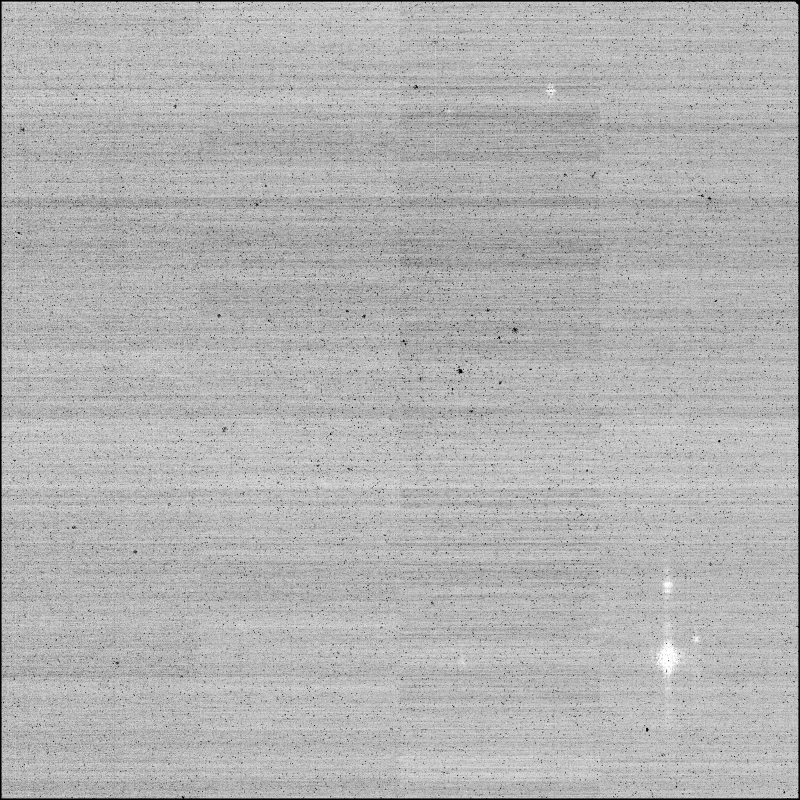
#> input picture pipeline/analysis_ready/jw01189012001_03104_00001_nrcalong_rate.fits/0.jpg, 1600 x 1600 px (shown at 1/2 size)
$ python annotator.py analysis_ready/jw01189012001_03104_00001_nrcalong_rate.fits/0.jpg analysis_ready/jw01189012001_03104_00001_nrcalong_rate.fits/1.jpg
#> lines starting #> are read from the running program, lines starting #| are printed output that depends on the picture
"""
annotator.py - Deterministic region-of-interest detection + red-box annotation.
No AI required (works before Vision API arrives): sliding-window structure score,
non-max suppression, relative-coordinate boxes. The SAME relative box is applied to
the FITS render and to the official MAST preview JPEG (approximate mapping).
The stored fractions are the annotation "memory" the future Vision step will refine.
"""
from __future__ import annotations

import os
from pathlib import Path

import numpy as np
from PIL import Image, ImageDraw


def _windows(h, w, win):
    step = max(win // 2, 1)
    margin = win // 2  # skip detector edge artifacts: keep windows off the borders
    y0, x0 = (margin if h > win + margin else 0), (margin if w > win + margin else 0)
    ys = range(y0, max(h - win - margin, y0) + 1, step) or range(0, max(h - win, 1) + 1, step)
    xs = range(x0, max(w - win - margin, x0) + 1, step) or range(0, max(w - win, 1) + 1, step)
    for y in ys:
        for x in xs:
            yield y, x


def find_regions(img8, n_regions=1, win=96, pad=0.35):
    """img8: 2-D uint8 (the stretched render). Score = per-window std (structure proxy).
    Returns regions with absolute px + relative fractions (fractions are what we store)."""
    h, w = img8.shape
    win = max(8, min(win, h // 2 or 1, w // 2 or 1))
    cands = []
    for y, x in _windows(h, w, win):
        patch = img8[y:y + win, x:x + win].astype(np.float32)
        cands.append((float(patch.std()), x, y))
    cands.sort(reverse=True)
    regions = []
    for s, x, y in cands:
        if all(abs(x - cx) > win and abs(y - cy) > win for _, cx, cy in regions):
            regions.append((s, x, y))
        if len(regions) >= n_regions:
            break
    out = []
    for s, x, y in regions:
        d = int(win * pad)
        x0, y0 = max(0, x - d), max(0, y - d)
        x1, y1 = min(w, x + win + d), min(h, y + win + d)
        out.append({"x0": int(x0), "y0": int(y0), "x1": int(x1), "y1": int(y1),
                    "fx0": round(x0 / w, 4), "fy0": round(y0 / h, 4),
                    "fx1": round(x1 / w, 4), "fy1": round(y1 / h, 4),
                    "score": round(s, 2)})
    return out


def score_image(img8, regions):
    """Deterministic interestingness score (no AI): structure std of best region +
    global contrast. Replaced by Vision-model scoring once the API is connected."""
    g = float(np.asarray(img8, dtype=np.float32).std())
    r = regions[0]["score"] if regions else 0.0
    return round(0.7 * r + 0.3 * g, 2)


def annotate(src_png, region, out_png, color=(255, 45, 45), width=6, label=None):
    """Draw the red box at the region's RELATIVE coordinates on any image that shares
    the same frame (FITS render or official preview JPEG). Returns artifact info."""
    im = Image.open(src_png).convert("RGB")
    d = ImageDraw.Draw(im)
    W, H = im.size
    box = [region["fx0"] * W, region["fy0"] * H, region["fx1"] * W, region["fy1"] * H]
    for k in range(width):
        d.rectangle([box[0] - k, box[1] - k, box[2] + k, box[3] + k], outline=color)
    if label:
        d.text((box[0] + 8, max(2, box[1] - 14)), label, fill=(255, 235, 120))
    im.save(out_png, optimize=True)
    return {"png": str(out_png), "bytes": os.path.getsize(out_png),
            "dims": [int(W), int(H)]}


if __name__ == "__main__":
    import sys, json
    im = Image.open(sys.argv[1]).convert("L")
    arr = np.asarray(im)
    regs = find_regions(arr)
#> the loop in find_regions, `for y, x in _windows(h, w, win):` made 900 passes
#> pass 1, in find_regions, `patch = img8[y:y + win, x:x + win].astype(np.float32)`:
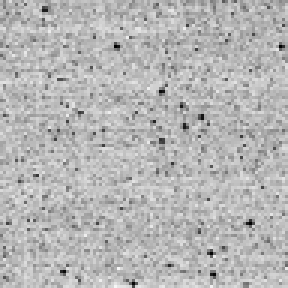
#> patch: shape (96, 96) float32 (shown 3 times larger); min 0, max 246, mean 182.6
#> pass 2, in find_regions, `patch = img8[y:y + win, x:x + win].astype(np.float32)`:
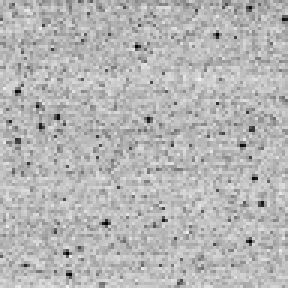
#> patch: shape (96, 96) float32 (shown 3 times larger); min 1, max 242, mean 182
#> pass 3, in find_regions, `patch = img8[y:y + win, x:x + win].astype(np.float32)`:
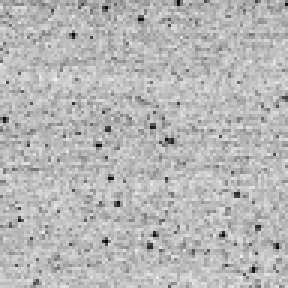
#> patch: shape (96, 96) float32 (shown 3 times larger); min 1, max 242, mean 182.9
#> after the loop in find_regions, `for y, x in _windows(h, w, win):`:
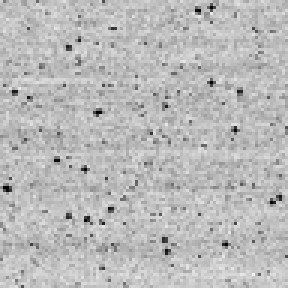
#> patch: shape (96, 96) float32 (shown 3 times larger); min 0, max 249, mean 186.7
#> after the loop in find_regions, `for y, x in _windows(h, w, win):`: cands = 900 items, first 6: (24.06, 48, 48), (24.57, 96, 48), (24.54, 144, 48), (24.27, 192, 48), (24.44, 240, 48), (24.5, 288, 48)
#> the loop in find_regions, `for s, x, y in cands:` made 1 pass
#> (s, x, y) on pass 1: (32.63, 912, 672)
#> after the loop in find_regions, `for s, x, y in cands:`: regions = [(32.63, 912, 672)]
#> the loop in find_regions, `for s, x, y in regions:` made 1 pass
#> (s, x, y, d, x0, y0, x1, y1) on pass 1: (32.63, 912, 672, 33, 879, 639, 1041, 801)
#> after the loop in find_regions, `for s, x, y in regions:`: out = 1 item
#> regs = 1 item
    print(json.dumps(regs, indent=1))
#| [
#|  {
#|   "x0": 879,
#|   "y0": 639,
#|   "x1": 1041,
#|   "y1": 801,
#|   "fx0": 0.5494,
#|   "fy0": 0.3994,
#|   "fx1": 0.6506,
#|   "fy1": 0.5006,
#|   "score": 32.63
#|  }
#> (further printed lines are left out)
    info = annotate(sys.argv[1], regs[0], sys.argv[2], label="ROI-1 (deterministic)")
#> in annotate, im is the input picture: PIL image 1600x1600 RGB; min 0, max 255, mean 178
#> in annotate, `box = [region["fx0"] * W, region["fy0"] * H, region["fx1"] * W, region..`: box = [879, 639, 1041, 801]
#> in annotate, `im.save(out_png, optimize=True)`:
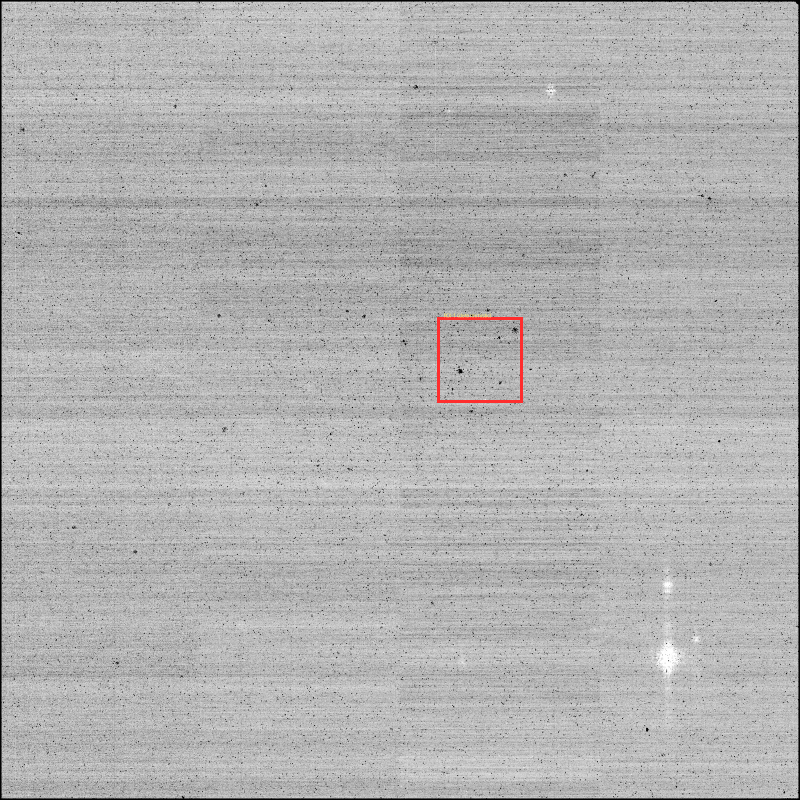
#> saved as 1.jpg: PIL image 1600x1600 RGB (shown at 1/2 size); mean R, G, B 178.2, 177.8, 177.8
#> info = 3 items
    print(json.dumps(info))
#| {"png": "analysis_ready/jw01189012001_03104_00001_nrcalong_rate.fits/1.jpg", "bytes": 750185, "dims": [1600, 1600]}

$ run again, on pipeline/analysis_ready/jw01189012001_03104_00001_nrcalong_rate.fits/2.jpg
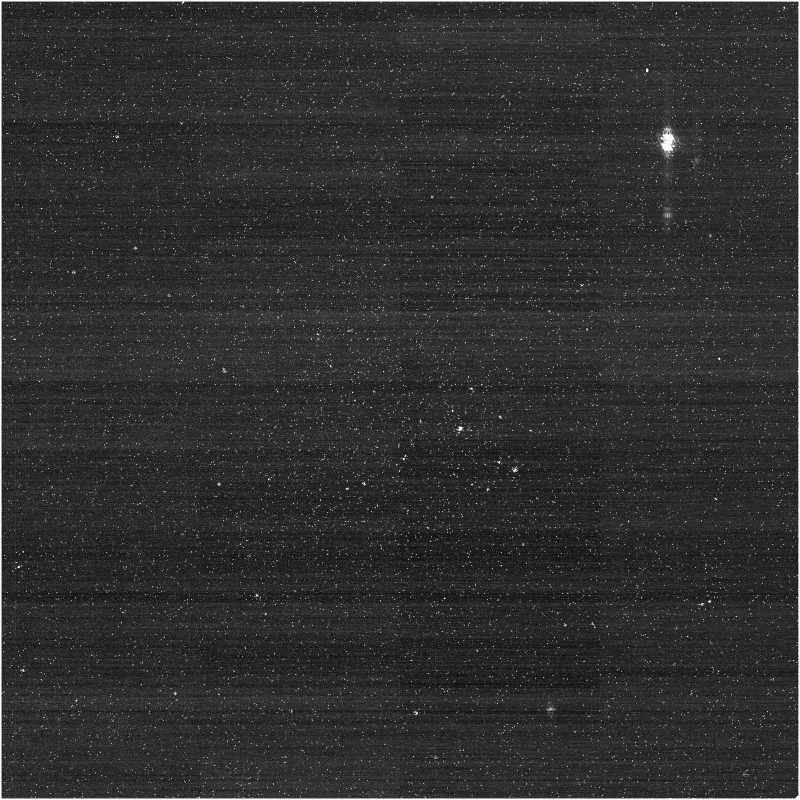
#> input picture pipeline/analysis_ready/jw01189012001_03104_00001_nrcalong_rate.fits/2.jpg, 1600 x 1600 px (shown at 1/2 size)
#> after the loop in find_regions, `for y, x in _windows(h, w, win):`:
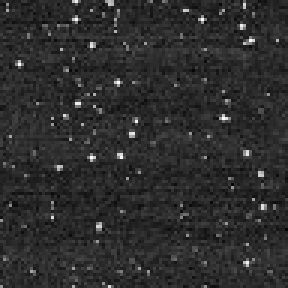
#> patch: shape (96, 96) float32 (shown 3 times larger); min 4, max 255, mean 45.3
#> after the loop in find_regions, `for y, x in _windows(h, w, win):`: cands = 900 items, first 6: (22.71, 48, 48), (22.65, 96, 48), (20.82, 144, 48), (20.6, 192, 48), (19.85, 240, 48), (19.29, 288, 48)
#> the loop in find_regions, `for s, x, y in cands:` made 1 pass
#> (s, x, y) on pass 1: (57.18, 1296, 240)
#> after the loop in find_regions, `for s, x, y in cands:`: regions = [(57.18, 1296, 240)]
#> the loop in find_regions, `for s, x, y in regions:` made 1 pass
#> (s, x, y, d, x0, y0, x1, y1) on pass 1: (57.18, 1296, 240, 33, 1263, 207, 1425, 369)
#> after the loop in find_regions, `for s, x, y in regions:`: out = 1 item
#| [
#|  {
#|   "x0": 1263,
#|   "y0": 207,
#|   "x1": 1425,
#|   "y1": 369,
#> (further printed lines are left out)
#> in annotate, im is the input picture: PIL image 1600x1600 RGB; min 0, max 255, mean 47.2
#> box = [1263, 207, 1425, 369]
#> in annotate, `im.save(out_png, optimize=True)`:
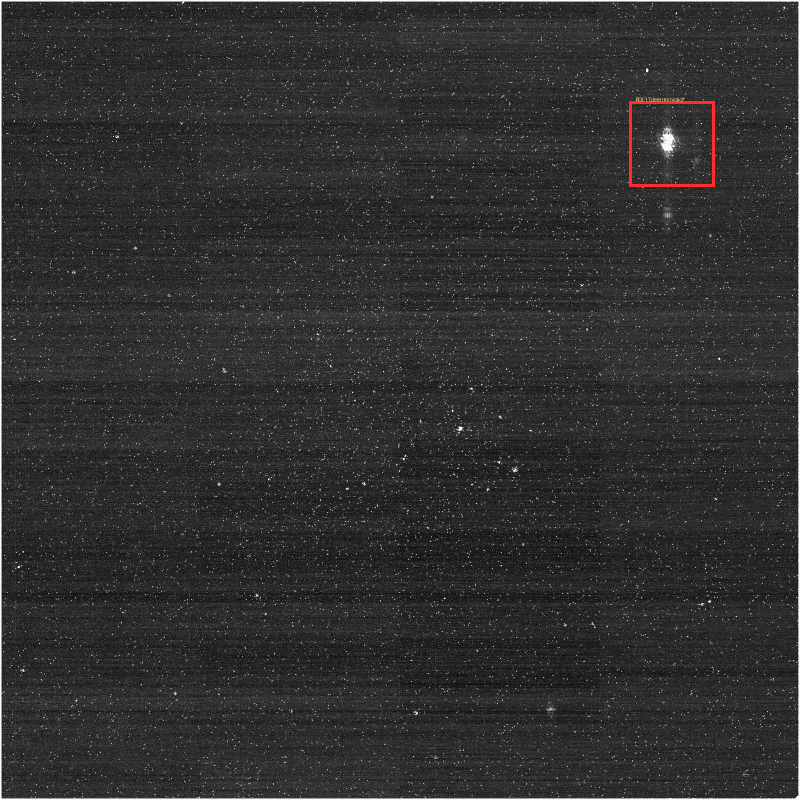
#> saved as 2.jpg: PIL image 1600x1600 RGB (shown at 1/2 size); mean R, G, B 47.6, 47.2, 47.2
#> info = 3 items
#| {"png": "analysis_ready/jw01189012001_03104_00001_nrcalong_rate.fits/2.jpg", "bytes": 670765, "dims": [1600, 1600]}
